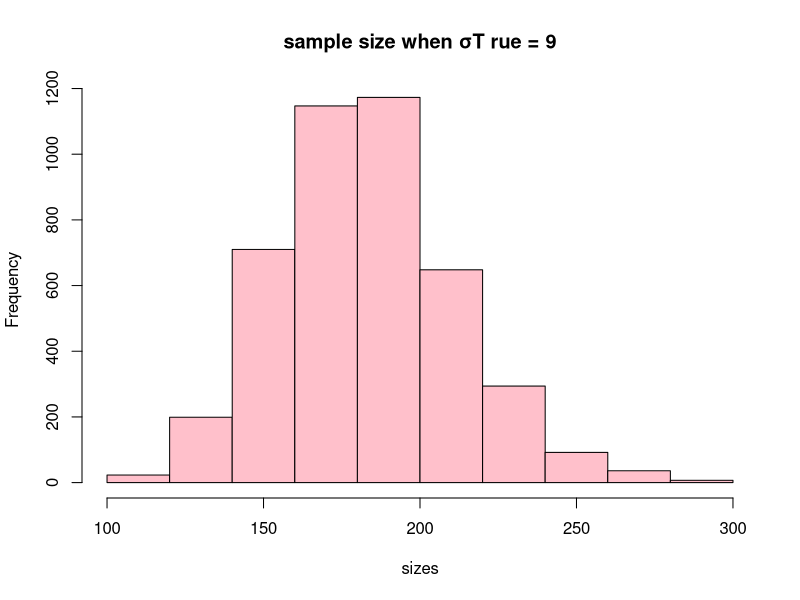
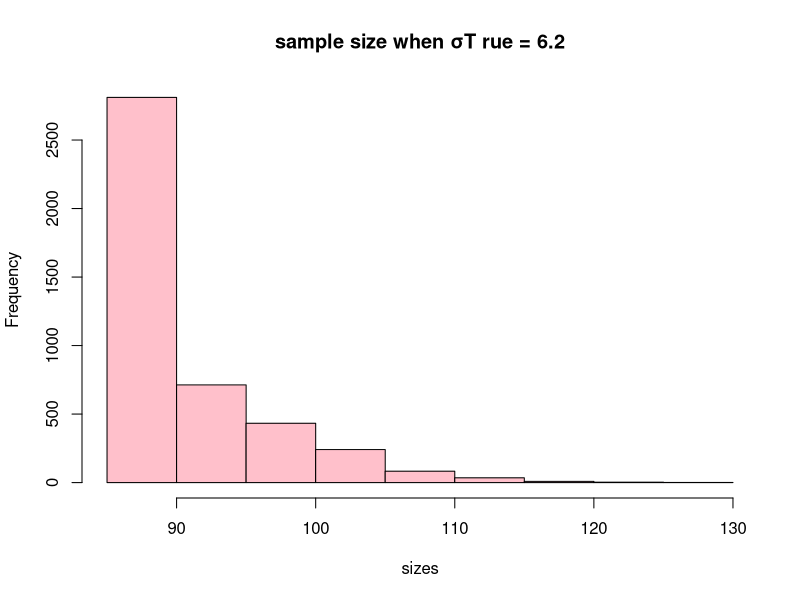
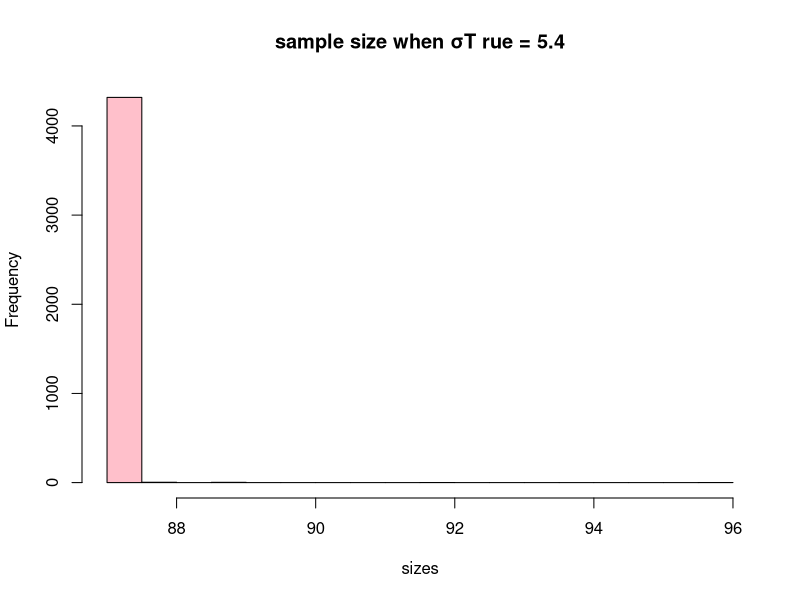
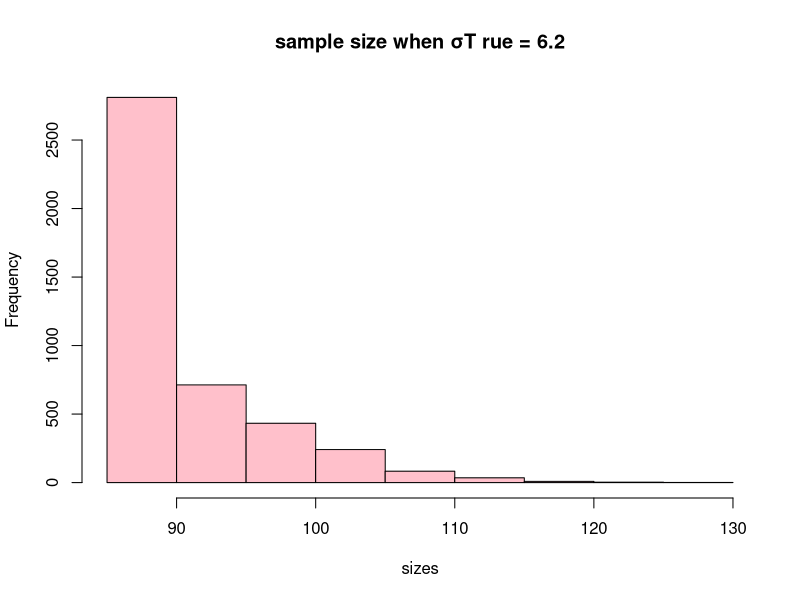
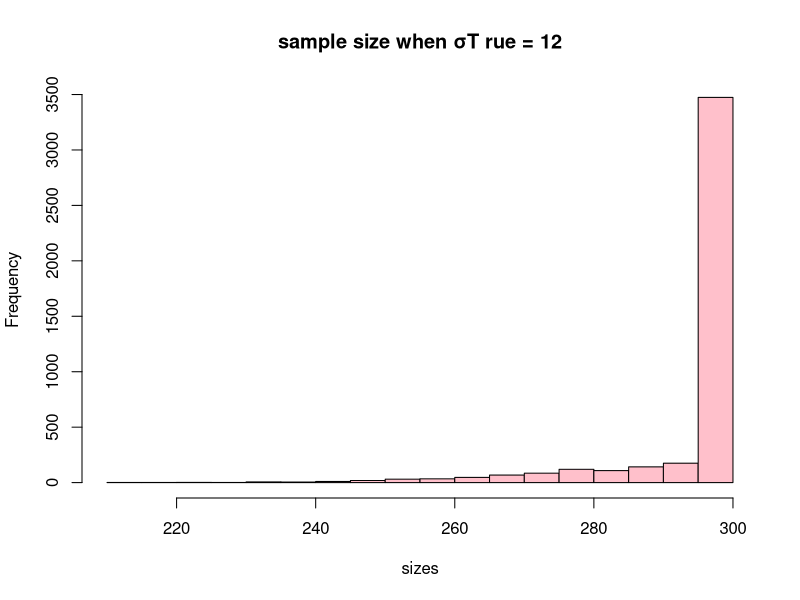

Source code (R) for these figures, in order:
#sigmaTrue=9,timepoint=100%
set.seed(456)
Nsim <-  4329
pvalues <- rep(NA, Nsim)
sizes <- rep(NA, Nsim)
sigmaTRUE <- 9 #the true sigma
sigma<- 6.2  
Delta<- 2.34
alpha<- 0.05 
beta<- 0.2
muC<- 11.7
delta<- 0 #hypothesis H0
muT<- muC - delta
n <- round(2*(sigma^2)*((qnorm(1 - alpha) + qnorm(1 - beta))^2)/(Delta^2))
n0 <- round(n/2)
for(i in 1:Nsim){
  resultsC0 <- rnorm(n0, muC, sigmaTRUE) 
  resultsT0 <- rnorm(n0, muT, sigmaTRUE)
  interimdata <- c(resultsC0, resultsT0)
  sigma1 <- sd(interimdata)
  n1 <- round(2*(sigma1^2)*((qnorm(1 - alpha) + qnorm(1 - beta))^2)/(Delta^2))
  n1 <- max(n1, n)
  if(n1>300) n1<-300
  if(n1<30)  n1<-30
  resultsC1 <- rnorm(n1 - n0, muC, sigmaTRUE) 
  resultsT1 <- rnorm(n1 - n0, muT, sigmaTRUE)
  resultsC <- c(resultsC0, resultsC1) 
  resultsT <- c(resultsT0, resultsT1)
  outcome <- t.test(resultsC, resultsT, var.equal = TRUE, alternative = "greater")
  pvalues[i] <- outcome$p.value 
  sizes[i] <- n1
}
rejectnullhat <-sum((pvalues<0.05))/4329
error <- sqrt(1/4329*(rejectnullhat - rejectnullhat^2))
hist(sizes,col="pink",main = "sample size when σT rue = 9")


#sigmaTrue=6.2,timepoint=100%
set.seed(456)
Nsim <-  4329
pvalues <- rep(NA, Nsim)
sizes <- rep(NA, Nsim)
sigmaTRUE <- 6.2 #the true sigma
sigma<- 6.2  
Delta<- 2.34
alpha<- 0.05 
beta<- 0.2
muC<- 11.7
delta<- 0 #hypothesis H0
muT<- muC - delta
n <- round(2*(sigma^2)*((qnorm(1 - alpha) + qnorm(1 - beta))^2)/(Delta^2))
n0 <- round(n)
for(i in 1:Nsim){
  resultsC0 <- rnorm(n0, muC, sigmaTRUE) 
  resultsT0 <- rnorm(n0, muT, sigmaTRUE)
  interimdata <- c(resultsC0, resultsT0)
  sigma1 <- sd(interimdata)
  n1 <- round(2*(sigma1^2)*((qnorm(1 - alpha) + qnorm(1 - beta))^2)/(Delta^2))
  n1 <- max(n1, n)
  if(n1>300) n1<-300
  if(n1<30)  n1<-30
  resultsC1 <- rnorm(n1 - n0, muC, sigmaTRUE) 
  resultsT1 <- rnorm(n1 - n0, muT, sigmaTRUE)
  resultsC <- c(resultsC0, resultsC1) 
  resultsT <- c(resultsT0, resultsT1)
  outcome <- t.test(resultsC, resultsT, var.equal = TRUE, alternative = "greater")
  pvalues[i] <- outcome$p.value 
  sizes[i] <- n1
}
rejectnullhat <-sum((pvalues<0.05))/4329
error <- sqrt(1/4329*(rejectnullhat - rejectnullhat^2))
hist(sizes,col="pink",main = "sample size when σT rue = 6.2")

#sigmaTrue=5.4,timepoint=100%
set.seed(123)
Nsim <-  4329
pvalues <- rep(NA, Nsim)
sizes <- rep(NA, Nsim)
sigmaTRUE <- 5.4 #the true sigma
sigma<- 6.2  
Delta<- 2.34
alpha<- 0.05 
beta<- 0.2
muC<- 11.7
delta<- 0 #hypothesis H0
muT<- muC - delta
n <- round(2*(sigma^2)*((qnorm(1 - alpha) + qnorm(1 - beta))^2)/(Delta^2))
n0 <- round(n)
for(i in 1:Nsim){
  resultsC0 <- rnorm(n0, muC, sigmaTRUE) 
  resultsT0 <- rnorm(n0, muT, sigmaTRUE)
  interimdata <- c(resultsC0, resultsT0)
  sigma1 <- sd(interimdata)
  n1 <- round(2*(sigma1^2)*((qnorm(1 - alpha) + qnorm(1 - beta))^2)/(Delta^2))
  n1 <- max(n1, n)
  if(n1>300) n1<-300
  if(n1<30)  n1<-30
  resultsC1 <- rnorm(n1 - n0, muC, sigmaTRUE) 
  resultsT1 <- rnorm(n1 - n0, muT, sigmaTRUE)
  resultsC <- c(resultsC0, resultsC1) 
  resultsT <- c(resultsT0, resultsT1)
  outcome <- t.test(resultsC, resultsT, var.equal = TRUE, alternative = "greater")
  pvalues[i] <- outcome$p.value 
  sizes[i] <- n1
}
rejectnullhat <-sum((pvalues<0.05))/4329
error <- sqrt(1/4329*(rejectnullhat - rejectnullhat^2))
hist(sizes,col="pink",main = "sample size when σT rue = 5.4")

#sigmaTrue=6.2,timepoint=100%
set.seed(456)
Nsim <-  4329
pvalues <- rep(NA, Nsim)
sizes <- rep(NA, Nsim)
sigmaTRUE <- 6.2 #the true sigma
sigma<- 6.2  
Delta<- 2.34
alpha<- 0.05 
beta<- 0.2
muC<- 11.7
delta<- 0 #hypothesis H0
muT<- muC - delta
n <- round(2*(sigma^2)*((qnorm(1 - alpha) + qnorm(1 - beta))^2)/(Delta^2))
n0 <- round(n)
for(i in 1:Nsim){
  resultsC0 <- rnorm(n0, muC, sigmaTRUE) 
  resultsT0 <- rnorm(n0, muT, sigmaTRUE)
  interimdata <- c(resultsC0, resultsT0)
  sigma1 <- sd(interimdata)
  n1 <- round(2*(sigma1^2)*((qnorm(1 - alpha) + qnorm(1 - beta))^2)/(Delta^2))
  n1 <- max(n1, n)
  if(n1>300) n1<-300
  if(n1<30)  n1<-30
  resultsC1 <- rnorm(n1 - n0, muC, sigmaTRUE) 
  resultsT1 <- rnorm(n1 - n0, muT, sigmaTRUE)
  resultsC <- c(resultsC0, resultsC1) 
  resultsT <- c(resultsT0, resultsT1)
  outcome <- t.test(resultsC, resultsT, var.equal = TRUE, alternative = "greater")
  pvalues[i] <- outcome$p.value 
  sizes[i] <- n1
}
rejectnullhat <-sum((pvalues<0.05))/4329
error <- sqrt(1/4329*(rejectnullhat - rejectnullhat^2))
hist(sizes,col="pink",main = "sample size when σT rue = 6.2")

#sigmaTrue=12,timepoint=100%
set.seed(456)
Nsim <-  4329
pvalues <- rep(NA, Nsim)
sizes <- rep(NA, Nsim)
sigmaTRUE <- 12 #the true sigma
sigma<- 6.2  
Delta<- 2.34
alpha<- 0.05 
beta<- 0.2
muC<- 11.7
delta<- 0 #hypothesis H0
muT<- muC - delta
n <- round(2*(sigma^2)*((qnorm(1 - alpha) + qnorm(1 - beta))^2)/(Delta^2))
n0 <- round(n)
for(i in 1:Nsim){
  resultsC0 <- rnorm(n0, muC, sigmaTRUE) 
  resultsT0 <- rnorm(n0, muT, sigmaTRUE)
  interimdata <- c(resultsC0, resultsT0)
  sigma1 <- sd(interimdata)
  n1 <- round(2*(sigma1^2)*((qnorm(1 - alpha) + qnorm(1 - beta))^2)/(Delta^2))
  n1 <- max(n1, n)
  if(n1>300) n1<-300
  if(n1<30)  n1<-30
  resultsC1 <- rnorm(n1 - n0, muC, sigmaTRUE) 
  resultsT1 <- rnorm(n1 - n0, muT, sigmaTRUE)
  resultsC <- c(resultsC0, resultsC1) 
  resultsT <- c(resultsT0, resultsT1)
  outcome <- t.test(resultsC, resultsT, var.equal = TRUE, alternative = "greater")
  pvalues[i] <- outcome$p.value 
  sizes[i] <- n1
}
rejectnullhat <-sum((pvalues<0.05))/4329
error <- sqrt(1/4329*(rejectnullhat - rejectnullhat^2))
hist(sizes,col="pink",main = "sample size when σT rue = 12")
